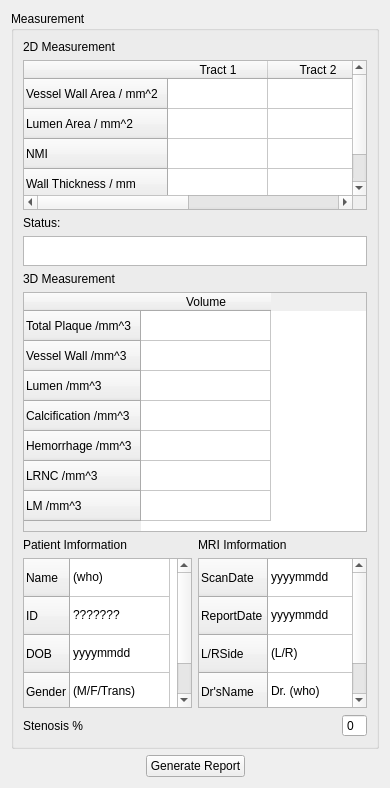
<?xml version="1.0" encoding="UTF-8"?>
<ui version="4.0">
 <class>MeasurementWidget</class>
 <widget class="QWidget" name="MeasurementWidget">
  <property name="geometry">
   <rect>
    <x>0</x>
    <y>0</y>
    <width>390</width>
    <height>777</height>
   </rect>
  </property>
  <property name="sizePolicy">
   <sizepolicy hsizetype="Minimum" vsizetype="Expanding">
    <horstretch>0</horstretch>
    <verstretch>0</verstretch>
   </sizepolicy>
  </property>
  <property name="minimumSize">
   <size>
    <width>390</width>
    <height>0</height>
   </size>
  </property>
  <property name="windowTitle">
   <string>Form</string>
  </property>
  <layout class="QVBoxLayout" name="verticalLayout">
   <item>
    <widget class="QGroupBox" name="groupBox_4">
     <property name="sizePolicy">
      <sizepolicy hsizetype="Preferred" vsizetype="Expanding">
       <horstretch>0</horstretch>
       <verstretch>0</verstretch>
      </sizepolicy>
     </property>
     <property name="title">
      <string>Measurement</string>
     </property>
     <layout class="QVBoxLayout" name="verticalLayout_2">
      <item>
       <widget class="QLabel" name="label_2">
        <property name="sizePolicy">
         <sizepolicy hsizetype="Preferred" vsizetype="Minimum">
          <horstretch>0</horstretch>
          <verstretch>0</verstretch>
         </sizepolicy>
        </property>
        <property name="text">
         <string>2D Measurement</string>
        </property>
       </widget>
      </item>
      <item>
       <widget class="QTableWidget" name="measurement2DTableWidget">
        <property name="sizePolicy">
         <sizepolicy hsizetype="Expanding" vsizetype="Minimum">
          <horstretch>0</horstretch>
          <verstretch>0</verstretch>
         </sizepolicy>
        </property>
        <property name="minimumSize">
         <size>
          <width>0</width>
          <height>150</height>
         </size>
        </property>
        <property name="maximumSize">
         <size>
          <width>16777215</width>
          <height>150</height>
         </size>
        </property>
        <property name="font">
         <font>
          <family>Arial</family>
         </font>
        </property>
        <property name="autoScroll">
         <bool>true</bool>
        </property>
        <property name="editTriggers">
         <set>QAbstractItemView::NoEditTriggers</set>
        </property>
        <property name="selectionMode">
         <enum>QAbstractItemView::ExtendedSelection</enum>
        </property>
        <property name="showGrid">
         <bool>true</bool>
        </property>
        <property name="gridStyle">
         <enum>Qt::SolidLine</enum>
        </property>
        <property name="wordWrap">
         <bool>true</bool>
        </property>
        <property name="cornerButtonEnabled">
         <bool>true</bool>
        </property>
        <attribute name="horizontalHeaderCascadingSectionResizes">
         <bool>false</bool>
        </attribute>
        <attribute name="horizontalHeaderDefaultSectionSize">
         <number>100</number>
        </attribute>
        <attribute name="horizontalHeaderHighlightSections">
         <bool>true</bool>
        </attribute>
        <attribute name="horizontalHeaderShowSortIndicator" stdset="0">
         <bool>false</bool>
        </attribute>
        <attribute name="verticalHeaderCascadingSectionResizes">
         <bool>false</bool>
        </attribute>
        <row>
         <property name="text">
          <string>Vessel Wall Area / mm^2</string>
         </property>
        </row>
        <row>
         <property name="text">
          <string>Lumen Area / mm^2</string>
         </property>
        </row>
        <row>
         <property name="text">
          <string>NMI</string>
         </property>
        </row>
        <row>
         <property name="text">
          <string>Wall Thickness / mm</string>
         </property>
        </row>
        <column>
         <property name="text">
          <string>Tract 1</string>
         </property>
        </column>
        <column>
         <property name="text">
          <string>Tract 2</string>
         </property>
        </column>
       </widget>
      </item>
      <item>
       <widget class="QLabel" name="label_6">
        <property name="text">
         <string>Status:</string>
        </property>
       </widget>
      </item>
      <item>
       <widget class="QTextBrowser" name="MWTTextBrowser">
        <property name="sizePolicy">
         <sizepolicy hsizetype="Expanding" vsizetype="Preferred">
          <horstretch>0</horstretch>
          <verstretch>0</verstretch>
         </sizepolicy>
        </property>
        <property name="minimumSize">
         <size>
          <width>0</width>
          <height>30</height>
         </size>
        </property>
        <property name="maximumSize">
         <size>
          <width>16777215</width>
          <height>16777215</height>
         </size>
        </property>
        <property name="autoFillBackground">
         <bool>false</bool>
        </property>
        <property name="styleSheet">
         <string notr="true"/>
        </property>
       </widget>
      </item>
      <item>
       <widget class="QLabel" name="label_3">
        <property name="sizePolicy">
         <sizepolicy hsizetype="Preferred" vsizetype="Minimum">
          <horstretch>0</horstretch>
          <verstretch>0</verstretch>
         </sizepolicy>
        </property>
        <property name="text">
         <string>3D Measurement</string>
        </property>
       </widget>
      </item>
      <item>
       <widget class="QTableWidget" name="measurement3DTableWidget">
        <property name="sizePolicy">
         <sizepolicy hsizetype="Preferred" vsizetype="Minimum">
          <horstretch>0</horstretch>
          <verstretch>0</verstretch>
         </sizepolicy>
        </property>
        <property name="minimumSize">
         <size>
          <width>0</width>
          <height>240</height>
         </size>
        </property>
        <property name="editTriggers">
         <set>QAbstractItemView::NoEditTriggers</set>
        </property>
        <attribute name="horizontalHeaderDefaultSectionSize">
         <number>130</number>
        </attribute>
        <row>
         <property name="text">
          <string>Total Plaque /mm^3</string>
         </property>
        </row>
        <row>
         <property name="text">
          <string>Vessel Wall /mm^3</string>
         </property>
        </row>
        <row>
         <property name="text">
          <string>Lumen /mm^3</string>
         </property>
        </row>
        <row>
         <property name="text">
          <string>Calcification /mm^3</string>
         </property>
        </row>
        <row>
         <property name="text">
          <string>Hemorrhage /mm^3</string>
         </property>
        </row>
        <row>
         <property name="text">
          <string>LRNC /mm^3</string>
         </property>
        </row>
        <row>
         <property name="text">
          <string>LM /mm^3</string>
         </property>
        </row>
        <column>
         <property name="text">
          <string>Volume</string>
         </property>
        </column>
       </widget>
      </item>
      <item>
       <layout class="QGridLayout" name="gridLayout">
        <property name="sizeConstraint">
         <enum>QLayout::SetMinimumSize</enum>
        </property>
        <item row="0" column="0">
         <widget class="QLabel" name="label">
          <property name="text">
           <string>Patient Imformation</string>
          </property>
         </widget>
        </item>
        <item row="0" column="1">
         <widget class="QLabel" name="label_5">
          <property name="text">
           <string>MRI Imformation</string>
          </property>
         </widget>
        </item>
        <item row="1" column="0">
         <widget class="QTableWidget" name="patientTableWidget">
          <property name="sizePolicy">
           <sizepolicy hsizetype="Preferred" vsizetype="Minimum">
            <horstretch>0</horstretch>
            <verstretch>0</verstretch>
           </sizepolicy>
          </property>
          <property name="minimumSize">
           <size>
            <width>0</width>
            <height>150</height>
           </size>
          </property>
          <attribute name="horizontalHeaderVisible">
           <bool>false</bool>
          </attribute>
          <attribute name="verticalHeaderDefaultSectionSize">
           <number>38</number>
          </attribute>
          <row>
           <property name="text">
            <string>Name</string>
           </property>
          </row>
          <row>
           <property name="text">
            <string>ID</string>
           </property>
          </row>
          <row>
           <property name="text">
            <string>DOB</string>
           </property>
          </row>
          <row>
           <property name="text">
            <string>Gender</string>
           </property>
          </row>
          <column>
           <property name="text">
            <string>Data</string>
           </property>
          </column>
          <item row="0" column="0">
           <property name="text">
            <string>(who)</string>
           </property>
          </item>
          <item row="1" column="0">
           <property name="text">
            <string>???????</string>
           </property>
          </item>
          <item row="2" column="0">
           <property name="text">
            <string>yyyymmdd</string>
           </property>
          </item>
          <item row="3" column="0">
           <property name="text">
            <string>(M/F/Trans)</string>
           </property>
          </item>
         </widget>
        </item>
        <item row="1" column="1">
         <widget class="QTableWidget" name="MRITableWidget">
          <property name="sizePolicy">
           <sizepolicy hsizetype="Preferred" vsizetype="Minimum">
            <horstretch>0</horstretch>
            <verstretch>0</verstretch>
           </sizepolicy>
          </property>
          <property name="minimumSize">
           <size>
            <width>0</width>
            <height>150</height>
           </size>
          </property>
          <attribute name="horizontalHeaderVisible">
           <bool>false</bool>
          </attribute>
          <attribute name="horizontalHeaderMinimumSectionSize">
           <number>25</number>
          </attribute>
          <attribute name="verticalHeaderDefaultSectionSize">
           <number>38</number>
          </attribute>
          <attribute name="verticalHeaderMinimumSectionSize">
           <number>20</number>
          </attribute>
          <row>
           <property name="text">
            <string>ScanDate</string>
           </property>
          </row>
          <row>
           <property name="text">
            <string>ReportDate</string>
           </property>
          </row>
          <row>
           <property name="text">
            <string>L/RSide</string>
           </property>
          </row>
          <row>
           <property name="text">
            <string>Dr'sName</string>
           </property>
          </row>
          <column>
           <property name="text">
            <string>Data</string>
           </property>
          </column>
          <item row="0" column="0">
           <property name="text">
            <string>yyyymmdd</string>
           </property>
          </item>
          <item row="1" column="0">
           <property name="text">
            <string>yyyymmdd</string>
           </property>
          </item>
          <item row="2" column="0">
           <property name="text">
            <string>(L/R)</string>
           </property>
          </item>
          <item row="3" column="0">
           <property name="text">
            <string>Dr. (who)</string>
           </property>
          </item>
         </widget>
        </item>
       </layout>
      </item>
      <item>
       <spacer name="verticalSpacer">
        <property name="orientation">
         <enum>Qt::Vertical</enum>
        </property>
        <property name="sizeHint" stdset="0">
         <size>
          <width>20</width>
          <height>161</height>
         </size>
        </property>
       </spacer>
      </item>
      <item>
       <layout class="QHBoxLayout" name="horizontalLayout_2">
        <property name="bottomMargin">
         <number>0</number>
        </property>
        <item>
         <widget class="QLabel" name="label_4">
          <property name="text">
           <string>Stenosis %</string>
          </property>
         </widget>
        </item>
        <item>
         <spacer name="horizontalSpacer">
          <property name="orientation">
           <enum>Qt::Horizontal</enum>
          </property>
          <property name="sizeHint" stdset="0">
           <size>
            <width>40</width>
            <height>20</height>
           </size>
          </property>
         </spacer>
        </item>
        <item>
         <widget class="QSpinBox" name="stenosisSpinBox">
          <property name="buttonSymbols">
           <enum>QAbstractSpinBox::NoButtons</enum>
          </property>
         </widget>
        </item>
       </layout>
      </item>
     </layout>
     <zorder>label_2</zorder>
     <zorder>measurement2DTableWidget</zorder>
     <zorder>label_3</zorder>
     <zorder>measurement3DTableWidget</zorder>
     <zorder>verticalSpacer</zorder>
     <zorder>label_6</zorder>
     <zorder>MWTTextBrowser</zorder>
    </widget>
   </item>
   <item>
    <layout class="QHBoxLayout" name="horizontalLayout">
     <item>
      <spacer name="horizontalSpacer_2">
       <property name="orientation">
        <enum>Qt::Horizontal</enum>
       </property>
       <property name="sizeHint" stdset="0">
        <size>
         <width>40</width>
         <height>20</height>
        </size>
       </property>
      </spacer>
     </item>
     <item>
      <widget class="QPushButton" name="generateReportPushButton">
       <property name="text">
        <string>Generate Report</string>
       </property>
      </widget>
     </item>
     <item>
      <spacer name="horizontalSpacer_3">
       <property name="orientation">
        <enum>Qt::Horizontal</enum>
       </property>
       <property name="sizeHint" stdset="0">
        <size>
         <width>40</width>
         <height>20</height>
        </size>
       </property>
      </spacer>
     </item>
    </layout>
   </item>
  </layout>
 </widget>
 <resources/>
 <connections/>
</ui>
